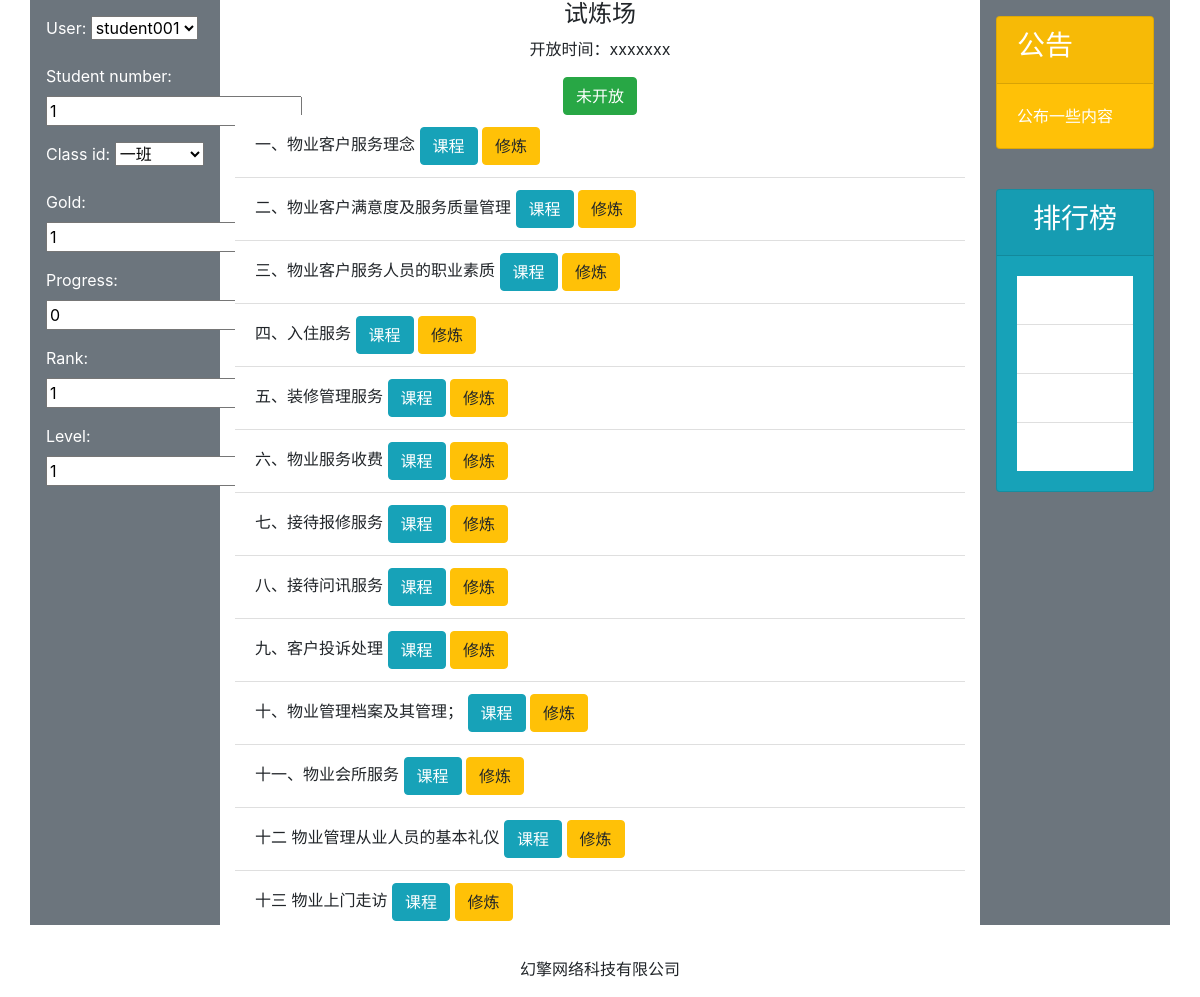
/user/student/ (signed in), run on the app's committed database.
### CourseFunApp/models.py (models this page shows)
class Lesson(models.Model):
    description = models.CharField(max_length=MAX_CONTENT_LENGTH)

### AccountApp/views.py (the view)
# urls.py: path('student/', views.student_main, name='student'),
@login_required(login_url='/user/login/')
def student_main(request):
    lesson_list = Lesson.objects.all().values('id', 'description')
    cur_user = request.user
    if cur_user is not None:
        cur_prof = StudentProf.objects.get(user=cur_user)
    stu_form = Student_Prof_Form(instance=cur_prof)
    return render(request, 'user/student_main.html', {'form_student': stu_form, "lesson_list": lesson_list})

### AccountApp/forms.py
class Student_Prof_Form(forms.ModelForm):
    class Meta:
        model = StudentProf
        fields = '__all__'

### AccountApp/models.py (called while the page is built)
    def __str__(self):
        return str(self.class_name)

### Templates/user/student_main.html (shortened to what this page needs)
{% extends "base_bs_style.html" %}
{% load static %}
{% block header %}
<div class="container mx-6">
    <div class="row">
        <div class="col-2 p-3 mb-2 bg-secondary text-white" id="stud_prof">
            <div class="row-fluid">
                {{form_student.as_p}}
            </div>
        </div>
        <div class="col-8">
            <div class="row-fluid text-center" id="exam_part">
                <h4>试炼场</h4>
                <p>
                    开放时间：xxxxxxx <br>
                </p>
                <button class="btn btn-success right" type="button" onclick="" id="btn_enter_exam">未开放</button>
            </div>
            <div class="row-fluid" id="class_list">
                <ul class="list-group list-group-flush">
                    {% for lesson in lesson_list %}
                    <li class="list-group-item">
                        {{lesson.description}}
                        <a href="#" class="btn btn-info align-right" id="btn_enter_learn">课程</a>
                        <a href="{% url 'course:answer-sheet' sectionID=lesson.id %}" class="btn btn-warning right" id="btn_enter_practise">修炼</a>
                    </li>
                    {% endfor %}
                </ul>
            </div>
        </div>
        <div class="col-2 p-3 mb-2 bg-secondary text-white">
            <div class="card text-white bg-warning mb-3">
                <div class="card-header">
                    <h3>公告</h3>
                </div>
                <div class="card-body" id="notice_show" data-url="{% url 'notice:ongoing' %}">
                    公布一些内容
                </div>
            </div>
            <br>
            <div class="card text-white bg-info mb-3">
                <div class="card-header text-center">
                    <h3>排行榜</h3>
                </div>
                <div class="card-body">
                    <ul class="list-group list-group-flush">
                        <li class="list-group-item">萧峰</li>
                        <li class="list-group-item">令狐冲</li>
                        <li class="list-group-item">武大郎</li>
                        <li class="list-group-item">小二郎</li>
                    </ul>
                </div>
            </div>
        </div>
    </div>
</div>
{% endblock %}

### Templates/base_bs_style.html (shortened to what this page needs)
{% extends "base.html" %}
{% load static %}
{% block jsFunctionLib %}
    <link rel="stylesheet" href="{% static 'css/bootstrap.min.css' %}"/>
    <link rel="stylesheet" href="{% static 'css/open-iconic-bootstrap.min.css' %}"/>
{% endblock %}

### Templates/base.html (shortened to what this page needs)
{% load static %}
<!DOCTYPE html>
<html lang="zh-cn">
    <head>
        {% block jsFunctionLib %}
        {% endblock %}
    </head>
    <body>
        {% block header %}{% endblock %}
        {% include "footer.html" %}
    </body>
</html>

### Templates/footer.html
<div class="container">
    <br>
    <p class="text-center">幻擎网络科技有限公司</p>
</div>

### data on the page
Lesson: description "一、物业客户服务理念"
Lesson: description "二、物业客户满意度及服务质量管理"
Lesson: description "三、物业客户服务人员的职业素质"
Lesson: description "四、入住服务"
Lesson: description "五、装修管理服务"
Lesson: description "六、物业服务收费"
Lesson: description "七、接待报修服务"
Lesson: description "八、接待问讯服务"
Lesson: description "九、客户投诉处理"
Lesson: description "十、物业管理档案及其管理；"
Lesson: description "十一、物业会所服务"
Lesson: description "十二 物业管理从业人员的基本礼仪"
Lesson: description "十三 物业上门走访"
